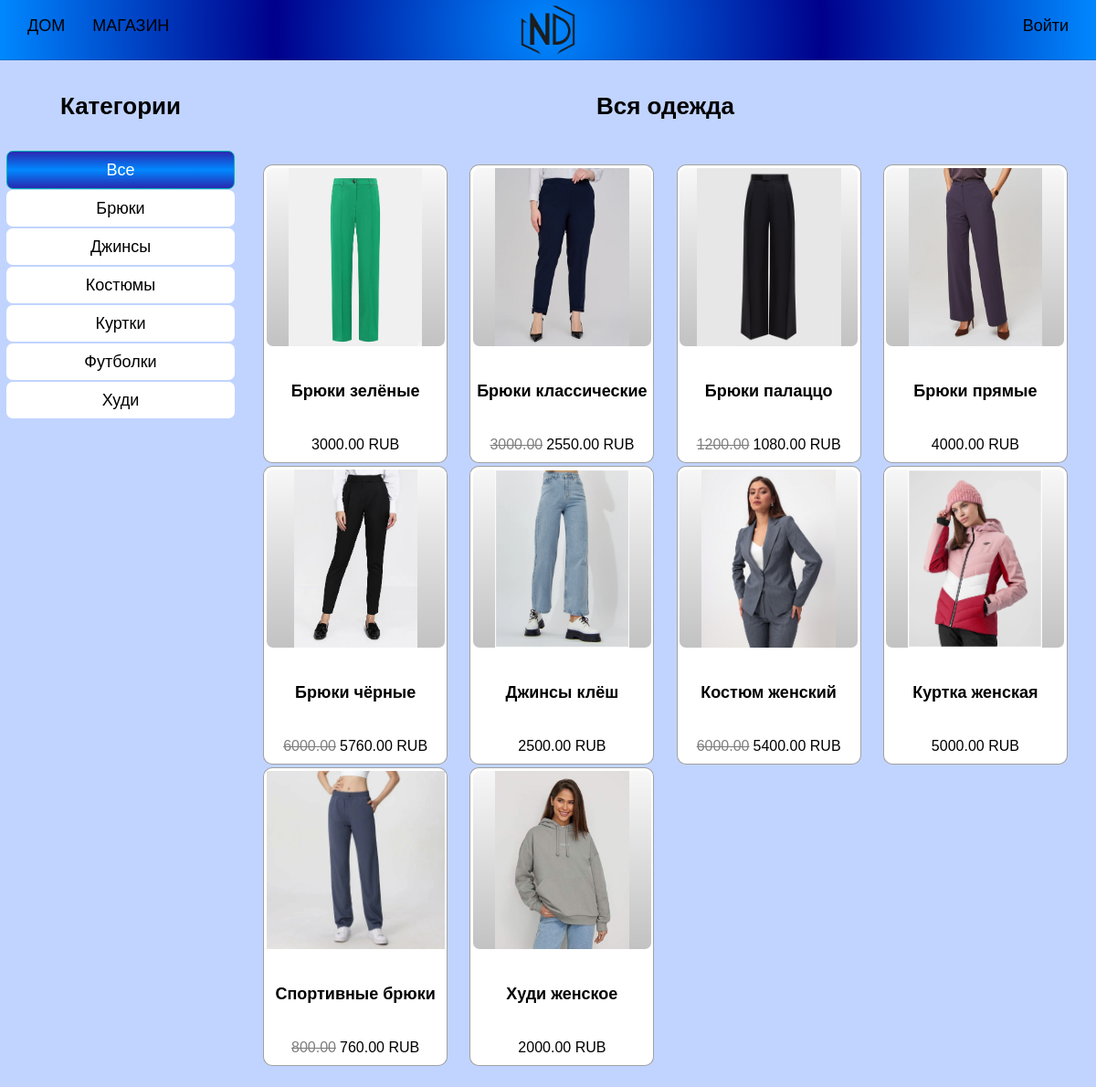
The app's page /shop/ with its own data.
### main/models.py (models this page shows, shortened)
class Category(models.Model):
    name  = models.CharField(max_length=20, unique=True)
    slug = models.SlugField(max_length=20, unique=True)
    class Meta:
        ordering = ['name']
        indexes = [models.Index(fields=['name'])]
        verbose_name = 'Category'
        verbose_name_plural = 'Categories'
    def get_absolute_url(self):
        return reverse('main:product_list_by_category', args=[self.slug])

class Product(models.Model):
    category = models.ForeignKey(Category, related_name='products',
                                 on_delete=models.PROTECT)
    name = models.CharField(max_length=50)
    slug = models.SlugField(max_length=50)
    image = models.ImageField(upload_to='products/%Y/%m/%d', blank=True)
    description = models.TextField(blank=True)
    gender = models.CharField(max_length=10, choices=GENDER, default='Женский')
    size = models.IntegerField(max_length=10, default=30)
    price = models.DecimalField(max_digits=10, decimal_places=2)
    available = models.BooleanField(default=True)
    created = models.DateTimeField(auto_now_add=True)
    updated = models.DateTimeField(auto_now=True)
    discount = models.DecimalField(default=0.00, max_digits=5,
                                   decimal_places=2)
    class Meta:
        ordering = ['name']
        indexes = [models.Index(fields=['id', 'slug']),
                   models.Index(fields=['name']),
                   models.Index(fields=['-created'])]
    def get_absolute_url(self):
        return reverse('main:product_detail', args=[self.slug])
    def sell_price(self):
        if self.discount:
            return round(self.price-self.price*self.discount/100, 2)
        return self.price

### main/views.py (the view)
# urls.py: path('shop/', views.product_list, name='product_list'),
def product_list(request, gender=None, category_slug=None):
    page = request.GET.get('page', 1)
    category = None
    categories = Category.objects.all()
    products = Product.objects.filter(available=True)
    if gender:
        products = products.filter(gender=gender)
    if category_slug:
        category = get_object_or_404(Category, slug=category_slug)
        products = products.filter(category=category)
    paginator = Paginator(products, 10)
    current_page = paginator.page(int(page))
    return render(request, 'main/product/list.html',
                  {'category':category,
                   'categories':categories,
                   'products':current_page,
                   'slug_url':category_slug,
                   'gender':gender})

### cart/context_processors.py (called while the page is built)
def cart(request):
    return {'cart': Cart(request)}

### main/templates/main/product/list.html (shortened to what this page needs)
{% extends 'main/base.html' %}
{% load static %}
{% block content %}
    <div class="llist">
        <div class="sidebar">
            <h4>Категории</h4>
            <ul>
                <li>
                    <a href="{% if gender == 'Женский' %}{% url 'main:product_list_women' %}
                    {% elif gender == 'Мужской' %}{% url 'main:product_list_men' %}
                    {% else %}{% url 'main:product_list' %}{% endif %}">
                        <div {% if not category %}class="selected"{% endif %}>
                            {% if gender == 'Женский' %}<h6>Женская одежда</h6>
                            {% elif gender == 'Мужской' %}<h6>Мужская одежда</h6>
                            {% else %}<h6>Все</h6>
                            {% endif %}
                        </div>
                    </a>
                </li>
                {% for c in categories %}
                    <li>
                        <a href="{% if gender == 'Женский' %}{{ c.get_women_url }}
                        {% elif gender == 'Мужской' %}{{ c.get_men_url }}
                        {% else %}{{ c.get_absolute_url }}{% endif %}">
                            <div {% if category.slug == c.slug %}class="selected"{% endif %}><h6>{{ c.name }}</h6></div>
                        </a>
                    </li>
                {% endfor %}
            </ul>
        </div>
        <div class="main">
            <div class="main-title">
                {% if category %}<h4>{{ category.name }}</h4>{% else %}<h4>Вся одежда</h4>{% endif %}
            </div>
            <div class="product-list">
                <div class="items">
                    {% for product in products %}
                        <div class="item">
                            <a href="{{ product.get_absolute_url }}" class="item-card">
                                <div class="div-img">
                                    <img src="{% if product.image %}{{ product.image.url }}{% else %}{% static 'img/no_image.png' %}{% endif %}" alt="" class="card-img">
                                </div>
                                <h5 class="title-card">{{ product.name }}</h5>
                                {% if product.discount %}
                                    <div class="cart_discount">
                                        <p class="line">{{ product.price }}</p>
                                        <p>{{ product.sell_price }} RUB</p>
                                    </div>
                                {% else %}
                                    <p class="price">{{ product.price }} RUB</p>
                                {% endif %}
                            </a>
                        </div>
                    {% endfor %}
                </div>
            </div>
        </div>
    </div>
{% endblock content %}

### main/static/css/base.css (style rules this page uses)
:root { --box-shadow: 0 0 20px rgb(0, 255, 255); --text-shadow: 0 0 10px rgb(0, 255, 255); --gradient-logo: radial-gradient(circle,rgba(0, 136, 255, 1) 0%, rgb(0, 0, 139) 50%, rgba(0, 136, 255, 1) 100%); --gradient-c: linear-gradient(180deg,rgba(40, 40, 176, 1) 0%, rgba(0, 136, 255, 1) 50%, rgba(40, 40, 176, 1) 100%); }
h4 { font-size: 26px; }
h5 { font-size: 18px; font-weight: 600; }
h6 { font-size: 18px; font-weight: 500; }
body { background-color: rgb(193, 212, 255); margin: 0; padding: 0; font-family:'Lucida Sans', 'Lucida Sans Regular', 'Lucida Grande', 'Lucida Sans Unicode', Geneva, Verdana, sans-serif; font-size: 18px; }
ul { list-style: none; padding: 0; }
a { text-decoration: none; color: black; }
.items { display: grid; grid-template-columns: repeat(auto-fill, minmax(205px, 1fr)); grid-auto-rows: 330px; justify-items: center; align-items: center; overflow-y: auto; overflow-x: hidden; padding: 12px; box-sizing: border-box; max-height: calc(100vh - 176px); scrollbar-width: thin; }
.item { width: 200px; height: 325px; border: 1px solid rgba(0, 0, 0, 0.37); border-radius: 10px; transition: all 0.2s linear; background-color: white; }
.item-card { display: flex; flex-direction: column; justify-content: space-between ; align-items: center; width: 200px; height: 325px; border-radius: 10px; }
.div-img { position: relative; display: flex; justify-content: center; align-items: center; width: 195px; height: 195px; margin-top: 3px; border-radius: 7px; background-image: linear-gradient(180deg, rgba(247, 247, 247, 1) 0%, rgb(194, 194, 194) 100%); z-index: 0; }
.card-img { position: absolute; width: auto; height: 195px; }
.title-card { margin: 35px 0 0 0; max-width: 195px; }
.price { font-size: 16px; padding: 0; margin: 0; margin: 35px 0 10px 0; max-width: 195px; }
.cart_discount { display: flex; gap: 4px; margin: 35px 0 10px 0; max-width: 195px; }
.cart_discount p { font-size: 16px; padding: 0; margin: 0; }
.line { opacity: 0.5; text-decoration: line-through; }
.llist { display: flex; box-sizing: border-box; max-width: 1600px; margin: 0 7px; gap: 7px; overflow: hidden; }
.main { display: flex; text-align: center; flex-direction: column; width: 100%; }
.sidebar { width: 250px; display: flex; text-align: center; align-items: center; flex-direction: column; }
.sidebar ul { display: flex; flex-direction: column; justify-content: center; align-items: center; width: 250px; margin: 0 auto; row-gap: 2px; }
.sidebar ul li { background-color: #fff; height: 40px; width: 250px; border-radius: 7px; z-index: 0; }
.sidebar ul li a { display: flex; justify-content: center; align-items: center; height: 40px; width: 250px; border-radius: 7px; }
.sidebar ul li a h6 { margin: 0; padding: 0; }
.selected { color: white; display: flex; height: 40px; width: 250px; justify-content: center; align-items: center; border: 1px solid rgb(0, 180, 180); background-image: var(--gradient-c); border-radius: 7px; }

### records on screen
Category: name "Брюки"
Category: name "Джинсы"
Category: name "Костюмы"
Category: name "Куртки"
Category: name "Футболки"
Category: name "Худи"
Product: image (picture), name "Брюки зелёные", price "3000.00"
Product: image (picture), name "Брюки классические", price "3000.00", sell_price "2550.00"
Product: image (picture), name "Брюки палаццо", price "1200.00", sell_price "1080.00"
Product: image (picture), name "Брюки прямые", price "4000.00"
Product: image (picture), name "Брюки чёрные", price "6000.00", sell_price "5760.00"
Product: image (picture), name "Джинсы клёш", price "2500.00"
Product: image (picture), name "Костюм женский", price "6000.00", sell_price "5400.00"
Product: image (picture), name "Куртка женская", price "5000.00"
Product: image (picture), name "Спортивные брюки", price "800.00", sell_price "760.00"
Product: image (picture), name "Худи женское", price "2000.00"
